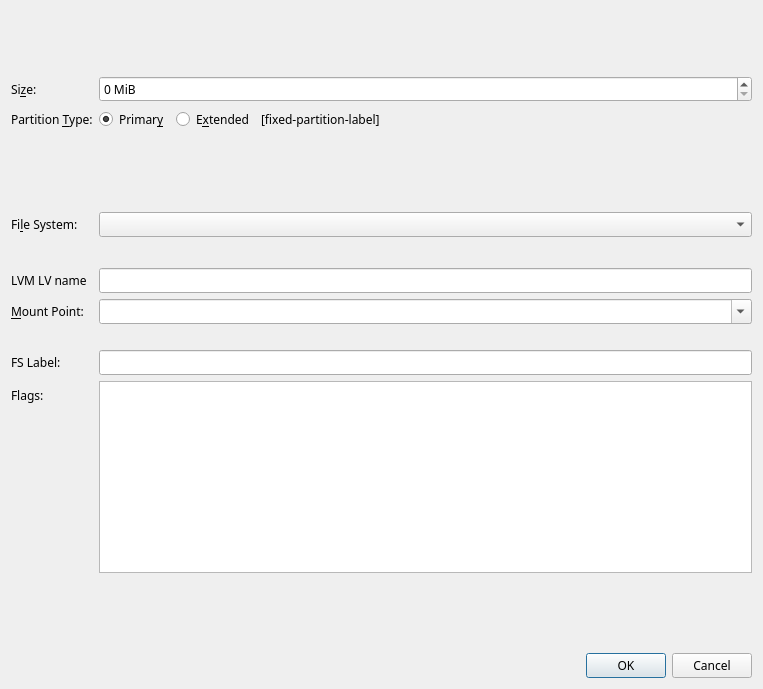
<?xml version="1.0" encoding="UTF-8"?>
<ui version="4.0">
 <author>
SPDX-FileCopyrightText: 2014 Aurélien Gâteau &lt;agateau@kde.org&gt;
SPDX-License-Identifier: GPL-3.0-or-later
 </author>
 <class>CreatePartitionDialog</class>
 <widget class="QDialog" name="CreatePartitionDialog">
  <property name="geometry">
   <rect>
    <x>0</x>
    <y>0</y>
    <width>763</width>
    <height>689</height>
   </rect>
  </property>
  <property name="windowTitle">
   <string>Create a Partition</string>
  </property>
  <layout class="QVBoxLayout" name="verticalLayout">
   <item>
    <widget class="PartResizerWidget" name="partResizerWidget" native="true">
     <property name="sizePolicy">
      <sizepolicy hsizetype="Expanding" vsizetype="Fixed">
       <horstretch>0</horstretch>
       <verstretch>0</verstretch>
      </sizepolicy>
     </property>
     <property name="minimumSize">
      <size>
       <width>0</width>
       <height>59</height>
      </size>
     </property>
     <property name="font">
      <font>
       <family>Fantasque Sans Mono</family>
      </font>
     </property>
    </widget>
   </item>
   <item>
    <layout class="QFormLayout" name="formLayout">
     <item row="0" column="0">
      <widget class="QLabel" name="label">
       <property name="font">
        <font>
         <family>Fantasque Sans Mono</family>
        </font>
       </property>
       <property name="text">
        <string>Si&amp;ze:</string>
       </property>
       <property name="buddy">
        <cstring>sizeSpinBox</cstring>
       </property>
      </widget>
     </item>
     <item row="0" column="1">
      <widget class="QSpinBox" name="sizeSpinBox">
       <property name="font">
        <font>
         <family>Fantasque Sans Mono</family>
        </font>
       </property>
       <property name="suffix">
        <string> MiB</string>
       </property>
      </widget>
     </item>
     <item row="1" column="0">
      <widget class="QLabel" name="partitionTypeLabel">
       <property name="font">
        <font>
         <family>Fantasque Sans Mono</family>
        </font>
       </property>
       <property name="text">
        <string>Partition &amp;Type:</string>
       </property>
       <property name="buddy">
        <cstring>primaryRadioButton</cstring>
       </property>
      </widget>
     </item>
     <item row="1" column="1">
      <layout class="QHBoxLayout" name="horizontalLayout">
       <item>
        <widget class="QRadioButton" name="primaryRadioButton">
         <property name="font">
          <font>
           <family>Fantasque Sans Mono</family>
          </font>
         </property>
         <property name="text">
          <string>Primar&amp;y</string>
         </property>
         <property name="checked">
          <bool>true</bool>
         </property>
        </widget>
       </item>
       <item>
        <widget class="QRadioButton" name="extendedRadioButton">
         <property name="font">
          <font>
           <family>Fantasque Sans Mono</family>
          </font>
         </property>
         <property name="text">
          <string>E&amp;xtended</string>
         </property>
        </widget>
       </item>
       <item>
        <widget class="QLabel" name="fixedPartitionLabel">
         <property name="font">
          <font>
           <family>Fantasque Sans Mono</family>
          </font>
         </property>
         <property name="text">
          <string notr="true">[fixed-partition-label]</string>
         </property>
        </widget>
       </item>
       <item>
        <spacer name="horizontalSpacer">
         <property name="orientation">
          <enum>Qt::Horizontal</enum>
         </property>
         <property name="sizeHint" stdset="0">
          <size>
           <width>40</width>
           <height>20</height>
          </size>
         </property>
        </spacer>
       </item>
      </layout>
     </item>
     <item row="2" column="1">
      <spacer name="verticalSpacer_3">
       <property name="orientation">
        <enum>Qt::Vertical</enum>
       </property>
       <property name="sizeHint" stdset="0">
        <size>
         <width>20</width>
         <height>13</height>
        </size>
       </property>
      </spacer>
     </item>
     <item row="3" column="0">
      <widget class="QLabel" name="label_2">
       <property name="font">
        <font>
         <family>Fantasque Sans Mono</family>
        </font>
       </property>
       <property name="text">
        <string>Fi&amp;le System:</string>
       </property>
       <property name="buddy">
        <cstring>fsComboBox</cstring>
       </property>
      </widget>
     </item>
     <item row="3" column="1">
      <widget class="QComboBox" name="fsComboBox">
       <property name="font">
        <font>
         <family>Fantasque Sans Mono</family>
        </font>
       </property>
      </widget>
     </item>
     <item row="5" column="1">
      <widget class="EncryptWidget" name="encryptWidget" native="true"/>
     </item>
     <item row="6" column="1">
      <spacer name="verticalSpacer_2">
       <property name="orientation">
        <enum>Qt::Vertical</enum>
       </property>
       <property name="sizeType">
        <enum>QSizePolicy::Fixed</enum>
       </property>
       <property name="sizeHint" stdset="0">
        <size>
         <width>20</width>
         <height>13</height>
        </size>
       </property>
      </spacer>
     </item>
     <item row="7" column="0">
      <widget class="QLabel" name="lvNameLabel">
       <property name="font">
        <font>
         <family>Fantasque Sans Mono</family>
        </font>
       </property>
       <property name="text">
        <string>LVM LV name</string>
       </property>
      </widget>
     </item>
     <item row="7" column="1">
      <widget class="QLineEdit" name="lvNameLineEdit">
       <property name="font">
        <font>
         <family>Fantasque Sans Mono</family>
        </font>
       </property>
      </widget>
     </item>
     <item row="8" column="0">
      <widget class="QLabel" name="mountPointLabel">
       <property name="font">
        <font>
         <family>Fantasque Sans Mono</family>
        </font>
       </property>
       <property name="text">
        <string>&amp;Mount Point:</string>
       </property>
       <property name="buddy">
        <cstring>mountPointComboBox</cstring>
       </property>
      </widget>
     </item>
     <item row="8" column="1">
      <widget class="QComboBox" name="mountPointComboBox">
       <property name="sizePolicy">
        <sizepolicy hsizetype="MinimumExpanding" vsizetype="Fixed">
         <horstretch>0</horstretch>
         <verstretch>0</verstretch>
        </sizepolicy>
       </property>
       <property name="font">
        <font>
         <family>Fantasque Sans Mono</family>
        </font>
       </property>
       <property name="editable">
        <bool>true</bool>
       </property>
       <property name="currentIndex">
        <number>-1</number>
       </property>
      </widget>
     </item>
     <item row="12" column="0">
      <widget class="QLabel" name="label_3">
       <property name="font">
        <font>
         <family>Fantasque Sans Mono</family>
        </font>
       </property>
       <property name="text">
        <string>Flags:</string>
       </property>
      </widget>
     </item>
     <item row="12" column="1">
      <widget class="QListWidget" name="m_listFlags">
       <property name="font">
        <font>
         <family>Fantasque Sans Mono</family>
        </font>
       </property>
       <property name="alternatingRowColors">
        <bool>true</bool>
       </property>
       <property name="selectionMode">
        <enum>QAbstractItemView::NoSelection</enum>
       </property>
       <property name="sortingEnabled">
        <bool>true</bool>
       </property>
      </widget>
     </item>
     <item row="13" column="0">
      <spacer name="verticalSpacer">
       <property name="orientation">
        <enum>Qt::Vertical</enum>
       </property>
       <property name="sizeHint" stdset="0">
        <size>
         <width>17</width>
         <height>13</height>
        </size>
       </property>
      </spacer>
     </item>
     <item row="10" column="1">
      <widget class="QLineEdit" name="filesystemLabelEdit">
       <property name="font">
        <font>
         <family>Fantasque Sans Mono</family>
        </font>
       </property>
       <property name="toolTip">
        <string>Label for the filesystem</string>
       </property>
       <property name="maxLength">
        <number>16</number>
       </property>
      </widget>
     </item>
     <item row="10" column="0">
      <widget class="QLabel" name="label_4">
       <property name="font">
        <font>
         <family>Fantasque Sans Mono</family>
        </font>
       </property>
       <property name="text">
        <string>FS Label:</string>
       </property>
      </widget>
     </item>
     <item row="9" column="1">
      <widget class="QLabel" name="mountPointExplanation">
       <property name="text">
        <string/>
       </property>
      </widget>
     </item>
    </layout>
   </item>
   <item>
    <widget class="QDialogButtonBox" name="buttonBox">
     <property name="font">
      <font>
       <family>Fantasque Sans Mono</family>
      </font>
     </property>
     <property name="orientation">
      <enum>Qt::Horizontal</enum>
     </property>
     <property name="standardButtons">
      <set>QDialogButtonBox::Cancel|QDialogButtonBox::Ok</set>
     </property>
    </widget>
   </item>
  </layout>
 </widget>
 <customwidgets>
  <customwidget>
   <class>PartResizerWidget</class>
   <extends>QWidget</extends>
   <header location="global">kpmcore/gui/partresizerwidget.h</header>
   <container>1</container>
  </customwidget>
  <customwidget>
   <class>EncryptWidget</class>
   <extends>QWidget</extends>
   <header>gui/EncryptWidget.h</header>
   <container>1</container>
  </customwidget>
 </customwidgets>
 <tabstops>
  <tabstop>primaryRadioButton</tabstop>
  <tabstop>fsComboBox</tabstop>
 </tabstops>
 <resources/>
 <connections>
  <connection>
   <sender>buttonBox</sender>
   <signal>accepted()</signal>
   <receiver>CreatePartitionDialog</receiver>
   <slot>accept()</slot>
   <hints>
    <hint type="sourcelabel">
     <x>185</x>
     <y>203</y>
    </hint>
    <hint type="destinationlabel">
     <x>157</x>
     <y>178</y>
    </hint>
   </hints>
  </connection>
  <connection>
   <sender>buttonBox</sender>
   <signal>rejected()</signal>
   <receiver>CreatePartitionDialog</receiver>
   <slot>reject()</slot>
   <hints>
    <hint type="sourcelabel">
     <x>185</x>
     <y>203</y>
    </hint>
    <hint type="destinationlabel">
     <x>243</x>
     <y>178</y>
    </hint>
   </hints>
  </connection>
  <connection>
   <sender>extendedRadioButton</sender>
   <signal>toggled(bool)</signal>
   <receiver>fsComboBox</receiver>
   <slot>setDisabled(bool)</slot>
   <hints>
    <hint type="sourcelabel">
     <x>131</x>
     <y>36</y>
    </hint>
    <hint type="destinationlabel">
     <x>134</x>
     <y>66</y>
    </hint>
   </hints>
  </connection>
  <connection>
   <sender>extendedRadioButton</sender>
   <signal>toggled(bool)</signal>
   <receiver>label_2</receiver>
   <slot>setDisabled(bool)</slot>
   <hints>
    <hint type="sourcelabel">
     <x>109</x>
     <y>43</y>
    </hint>
    <hint type="destinationlabel">
     <x>79</x>
     <y>64</y>
    </hint>
   </hints>
  </connection>
 </connections>
</ui>
